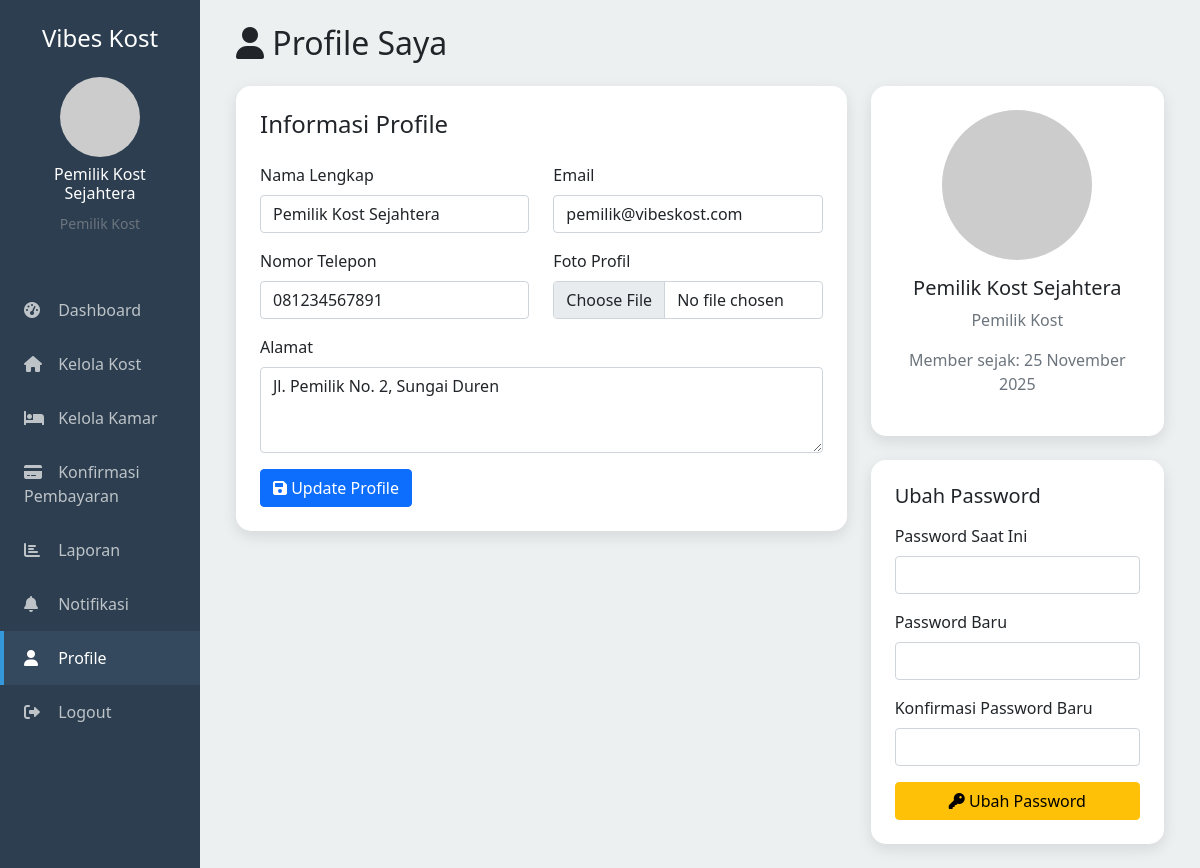
/pemilik/profile.php (signed in), run on the app's committed database.
### tables this page shows
CREATE TABLE users (
    id INT PRIMARY KEY AUTO_INCREMENT,
    nama VARCHAR(100) NOT NULL,
    email VARCHAR(100) UNIQUE NOT NULL,
    password VARCHAR(255) NOT NULL,
    role ENUM('admin','pemilik','penyewa') NOT NULL,
    no_telepon VARCHAR(20),
    alamat TEXT,
     
    bank_nama VARCHAR(100),
    bank_nomor VARCHAR(50),
    bank_atas_nama VARCHAR(100),
    foto_profil VARCHAR(255) DEFAULT 'default.jpg',
    is_active BOOLEAN DEFAULT TRUE,
    created_at TIMESTAMP DEFAULT CURRENT_TIMESTAMP,
    updated_at TIMESTAMP DEFAULT CURRENT_TIMESTAMP ON UPDATE CURRENT_TIMESTAMP
);

### pemilik/profile.php (the view, shortened to what this page needs)
<?php
include '../includes/config.php';
$user_id = $_SESSION['user_id'];
$query = "SELECT * FROM users WHERE id = ?";
$stmt = $conn->prepare($query);
$stmt->bind_param("i", $user_id);
$stmt->execute();
$user = $stmt->get_result()->fetch_assoc();
?>
<!DOCTYPE html>
<html lang="id">
<head>
    <link href="https://cdn.jsdelivr.net/npm/bootstrap@5.1.3/dist/css/bootstrap.min.css" rel="stylesheet">
    <link href="https://cdnjs.cloudflare.com/ajax/libs/font-awesome/6.0.0/css/all.min.css" rel="stylesheet">
</head>
<body>
    <div class="container-fluid">
        <div class="row">
            <div class="col-md-3 col-lg-2 sidebar p-0">
                <div class="p-4">
                    <h4 class="text-center mb-4">Vibes Kost</h4>
                    <div class="text-center mb-4">
                        <img src="../uploads/profil/<?php echo $_SESSION['foto_profil']; ?>"
                             class="rounded-circle"
                             width="80"
                             height="80"
                             alt="Profile"
                             onerror="this.src='https://via.placeholder.com/80'">
                        <h6 class="mt-2"><?php echo $_SESSION['nama']; ?></h6>
                        <small class="text-muted">Pemilik Kost</small>
                    </div>
                </div>
                <nav class="nav flex-column">
                    <a class="nav-link" href="dashboard.php">
                        <i class="fas fa-tachometer-alt"></i> Dashboard
                    </a>
                    <a class="nav-link" href="manage_kost.php">
                        <i class="fas fa-home"></i> Kelola Kost
                    </a>
                    <a class="nav-link" href="manage_kamar.php">
                        <i class="fas fa-bed"></i> Kelola Kamar
                    </a>
                    <a class="nav-link" href="konfirmasi_pembayaran.php">
                        <i class="fas fa-credit-card"></i> Konfirmasi Pembayaran
                    </a>
                    <a class="nav-link" href="laporan.php">
                        <i class="fas fa-chart-bar"></i> Laporan
                    </a>
                    <a class="nav-link" href="notifikasi.php">
                        <i class="fas fa-bell"></i> Notifikasi
                    </a>
                    <a class="nav-link active" href="profile.php">
                        <i class="fas fa-user"></i> Profile
                    </a>
                    <a class="nav-link" href="../auth/logout.php">
                        <i class="fas fa-sign-out-alt"></i> Logout
                    </a>
                </nav>
            </div>
            <div class="col-md-9 col-lg-10 main-content">
                <div class="p-4">
                    <h2 class="mb-4"><i class="fas fa-user"></i> Profile Saya</h2>
                    <div class="row">
                        <div class="col-md-8">
                            <div class="profile-card p-4 mb-4">
                                <h4 class="mb-4">Informasi Profile</h4>
                                <form method="POST" enctype="multipart/form-data">
                                    <div class="row">
                                        <div class="col-md-6 mb-3">
                                            <label class="form-label">Nama Lengkap</label>
                                            <input type="text" name="nama" class="form-control" value="<?php echo $user['nama']; ?>" required>
                                        </div>
                                        <div class="col-md-6 mb-3">
                                            <label class="form-label">Email</label>
                                            <input type="email" name="email" class="form-control" value="<?php echo $user['email']; ?>" required>
                                        </div>
                                        <div class="col-md-6 mb-3">
                                            <label class="form-label">Nomor Telepon</label>
                                            <input type="text" name="no_telepon" class="form-control" value="<?php echo $user['no_telepon']; ?>">
                                        </div>
                                        <div class="col-md-6 mb-3">
                                            <label class="form-label">Foto Profil</label>
                                            <input type="file" name="foto_profil" class="form-control" accept="image/*">
                                        </div>
                                        <div class="col-12 mb-3">
                                            <label class="form-label">Alamat</label>
                                            <textarea name="alamat" class="form-control" rows="3"><?php echo $user['alamat']; ?></textarea>
                                        </div>
                                        <div class="col-12">
                                            <button type="submit" name="update_profile" class="btn btn-primary">
                                                <i class="fas fa-save"></i> Update Profile
                                            </button>
                                        </div>
                                    </div>
                                </form>
                            </div>
                        </div>
                        <div class="col-md-4">
                            <div class="profile-card p-4 text-center mb-4">
                                <img src="../uploads/profil/<?php echo $user['foto_profil']; ?>"
                                     class="rounded-circle mb-3"
                                     width="150"
                                     height="150"
                                     alt="Profile"
                                     onerror="this.src='https://via.placeholder.com/150'">
                                <h5><?php echo $user['nama']; ?></h5>
                                <p class="text-muted">Pemilik Kost</p>
                                <p class="text-muted">Member sejak: <?php echo date('d F Y', strtotime($user['created_at'])); ?></p>
                            </div>
                            <div class="profile-card p-4">
                                <h5 class="mb-3">Ubah Password</h5>
                                <form method="POST">
                                    <div class="mb-3">
                                        <label class="form-label">Password Saat Ini</label>
                                        <input type="password" name="current_password" class="form-control" required>
                                    </div>
                                    <div class="mb-3">
                                        <label class="form-label">Password Baru</label>
                                        <input type="password" name="new_password" class="form-control" required>
                                    </div>
                                    <div class="mb-3">
                                        <label class="form-label">Konfirmasi Password Baru</label>
                                        <input type="password" name="confirm_password" class="form-control" required>
                                    </div>
                                    <button type="submit" name="change_password" class="btn btn-warning w-100">
                                        <i class="fas fa-key"></i> Ubah Password
                                    </button>
                                </form>
                            </div>
                        </div>
                    </div>
                </div>
            </div>
        </div>
    </div>
</body>
</html>

### pemilik/profile.php (style rules this page uses)
.sidebar { background: #2c3e50; min-height: 100vh; color: white; }
.sidebar .nav-link { color: #bdc3c7; padding: 15px 20px; border-left: 4px solid transparent; }
.sidebar .nav-link:hover, .sidebar .nav-link.active { color: white; background: #34495e; border-left-color: #3498db; }
.sidebar .nav-link i { width: 20px; margin-right: 10px; }
.main-content { background: #ecf0f1; min-height: 100vh; }
.profile-card { background: white; border-radius: 15px; box-shadow: 0 5px 15px rgba(0,0,0,0.1); }

### data on the page
users: nama "Pemilik Kost Sejahtera", email "pemilik@vibeskost.com", no_telepon "081234567891", alamat "Jl. Pemilik No. 2, Sungai Duren", created_at "25 November 2025"

### other printed values
$_SESSION['nama'] "Pemilik Kost Sejahtera"
